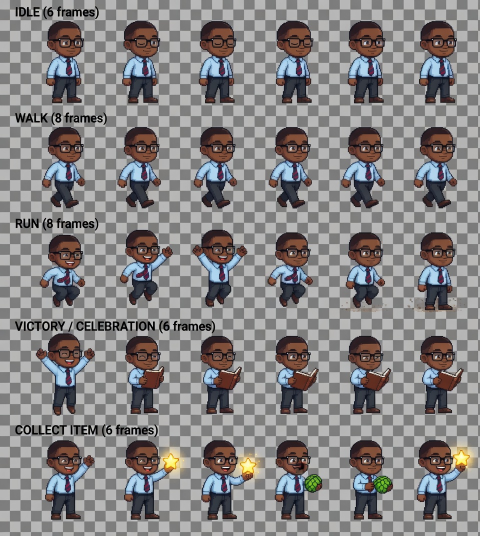
#> input picture mon_sp.jpg, 960 x 1072 px, found by its file name (shown at 1/2 size)
$ python crop_labels.py
#> lines starting #> are read from the running program, lines starting #| are printed output that depends on the picture
from PIL import Image

def crop_labels(img_path):
#> called with img_path = 'mon_sp.jpg'
    img = Image.open(img_path)
#> img is the input picture: PIL image 960x1072 RGB; mean R, G, B 134.3, 131.7, 132.1

    # Label regions from vertical profile:
    labels = [
        ("label_0", 13, 37),
        ("label_1", 225, 248),
        ("label_2", 436, 456),
        ("label_3", 642, 665),
        ("label_4", 849, 873)
    ]

    for name, sy, ey in labels:
        lbl_img = img.crop((0, sy, img.width, ey))
        lbl_img.save(f"scratch/{name}.png")
        print(f"Saved scratch/{name}.png (Y: {sy}..{ey})")
#> this loop made 5 passes
#> pass 1, in crop_labels, `lbl_img = img.crop((0, sy, img.width, ey))`:
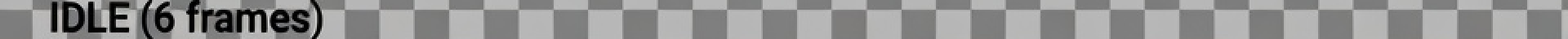
#> lbl_img: PIL image 960x24 RGB (shown 2 times larger); mean R, G, B 145, 144.9, 144.6
#> pass 2, in crop_labels, `lbl_img = img.crop((0, sy, img.width, ey))`:
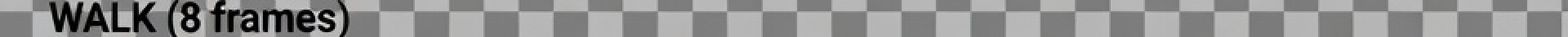
#> lbl_img: PIL image 960x23 RGB (shown 2 times larger); mean R, G, B 143.3, 143.3, 143.1
#> pass 3, in crop_labels, `lbl_img = img.crop((0, sy, img.width, ey))`:
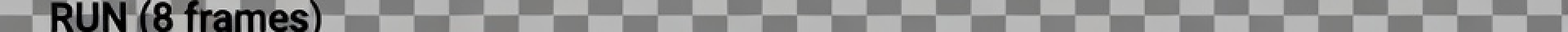
#> lbl_img: PIL image 960x20 RGB (shown 2 times larger); mean R, G, B 143.4, 143.3, 142.9
#> after the loop:
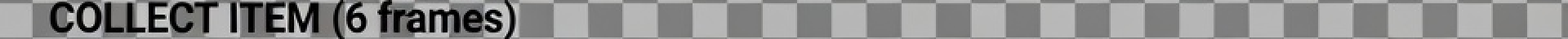
#> lbl_img: PIL image 960x24 RGB (shown 2 times larger); mean R, G, B 139.4, 139.4, 139.1

if __name__ == "__main__":
    crop_labels("mon_sp.jpg")
